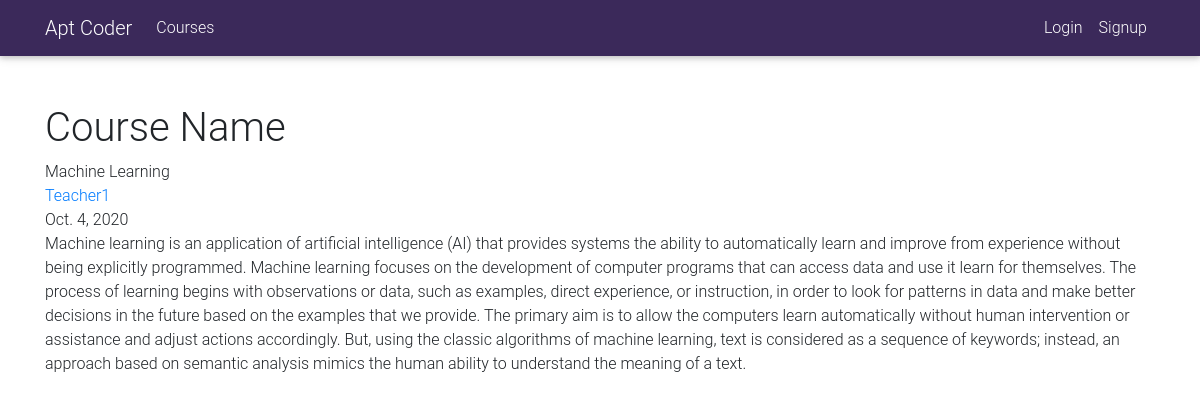
The page /enrolled/machine-learning/details/ on the database its author committed.
### core/models.py (models this page shows, shortened)
class Courses(models.Model):
    owner = models.ForeignKey(User,
                              related_name='courses_created',
                              on_delete=models.CASCADE)
    course_name = models.CharField(max_length=250)
    description = models.TextField()
    date = models.DateField(auto_now_add=True)
    instructer = models.CharField(max_length=150, blank=True, null=True)
    students = models.ManyToManyField(User, related_name='courses_joined',
                                      blank=True)
    slug = AutoSlugField(('slug'), max_length=50,
                         unique=True, populate_from=('course_name',))
    class Meta:
        ordering = ['-date']

### core/views.py (the view)
# urls.py: path('enrolled/<slug:slug>/details/', EnrolledCourseDetailView.as_view(), name='enrolled_course_detail'),
class EnrolledCourseDetailView(DetailView):
    model = Courses
    template_name = 'core/enrolled_course_detail.html'

### core/templates/core/enrolled_course_detail.html (shortened to what this page needs)
{% extends 'base.html' %}
{% block content %}
<div class="container mt-5">
<h1>Course Name </h1>
{{ object.course_name}} <br>
<a href="{% url 'core:teacher_detail' object.slug %}">{{ object.instructer}}</a> <br>
{{ object.date}} <br>
{{ object.description}} <br>
</div>
{% endblock content %}

### rows shown on the page
Courses: course_name "Machine Learning", instructer "Teacher1", date "Oct. 4, 2020", description "Machine learning is an application of artificial intelligence (AI) that provides systems the ability to automatically learn and improve from experience without being explicitly programmed. Machine learning focuses on the development of computer programs that can access data and use it learn for themselves. The process of learning begins with observations or data, such as examples, direct experience, or instruction, in order to look for patterns in data and make better decisions in the future based on the examples that we provide. The primary aim is to allow the computers learn automatically without human intervention or assistance and adjust actions accordingly. But, using the classic…"
